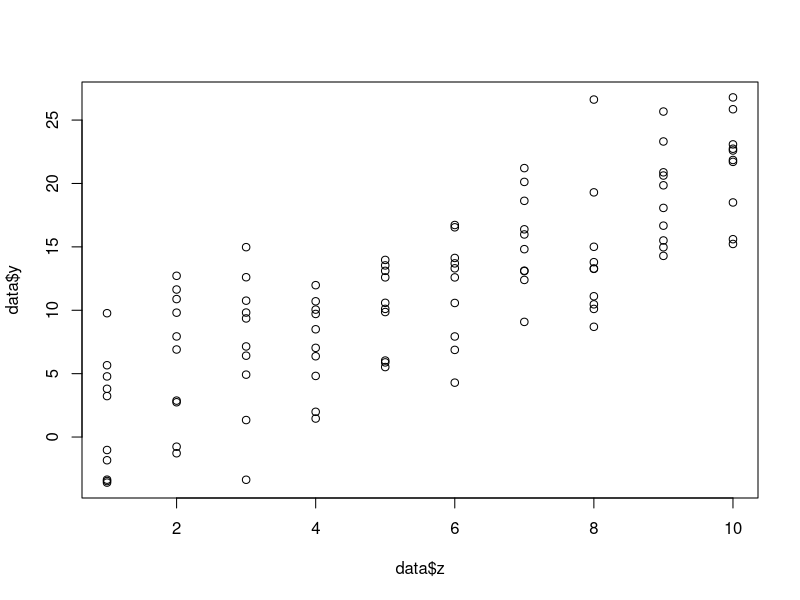
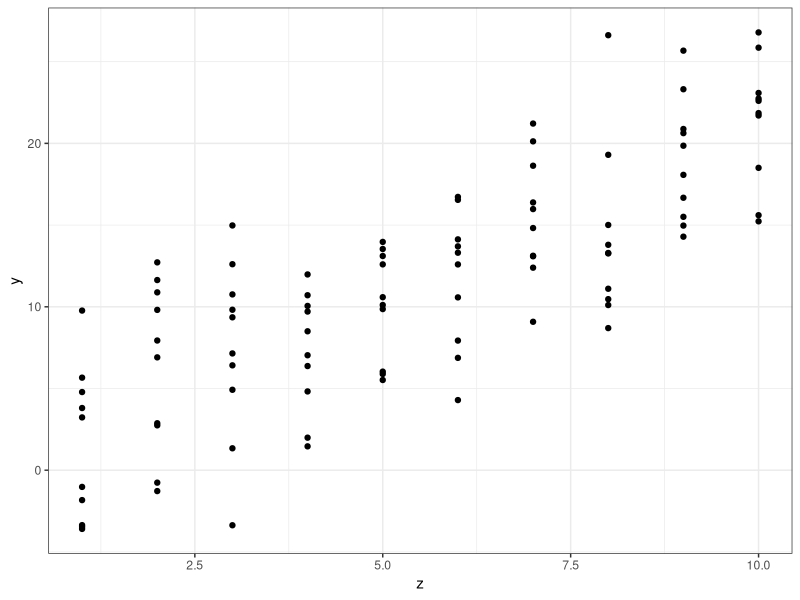
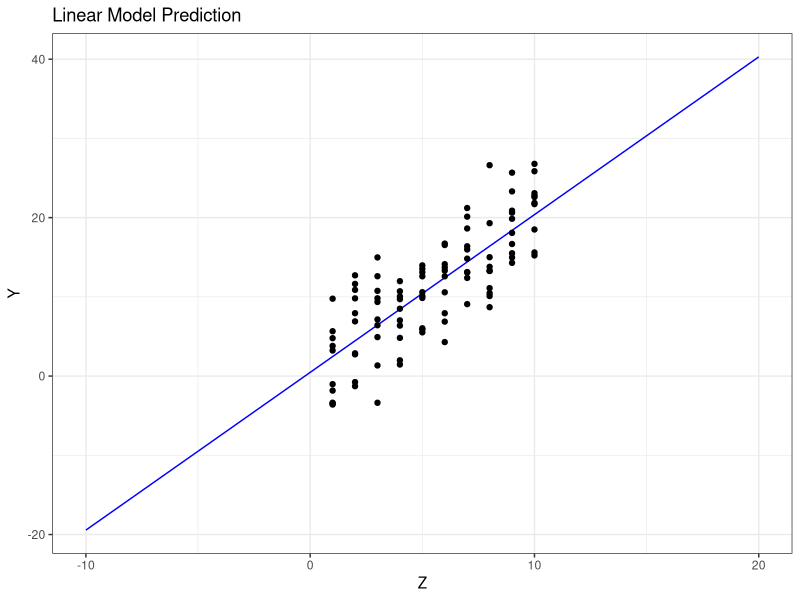
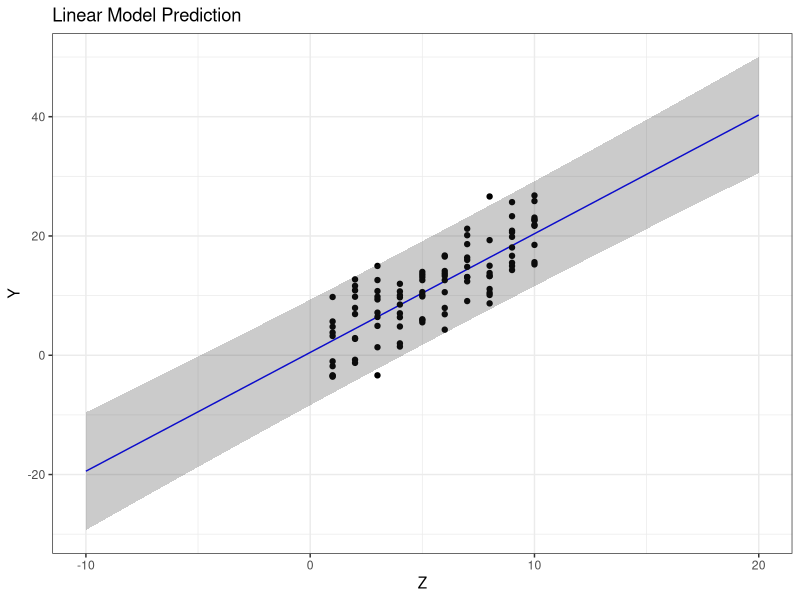
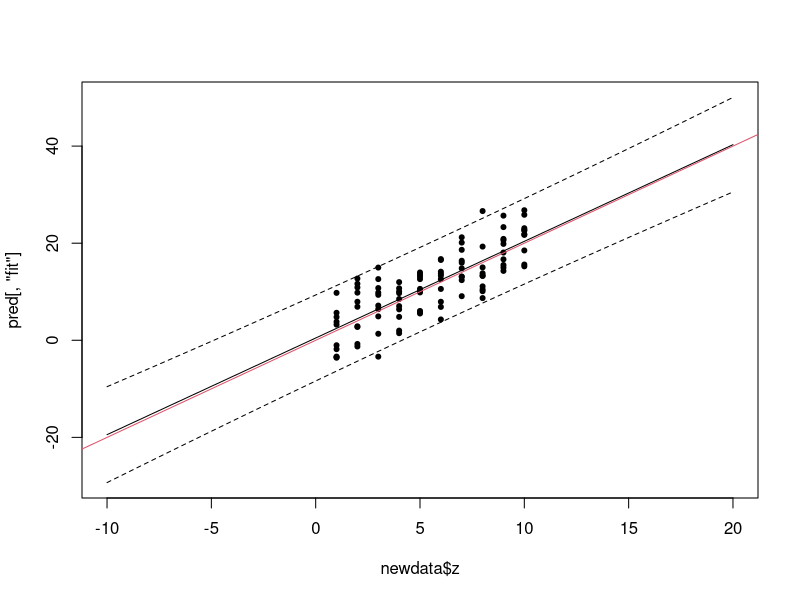
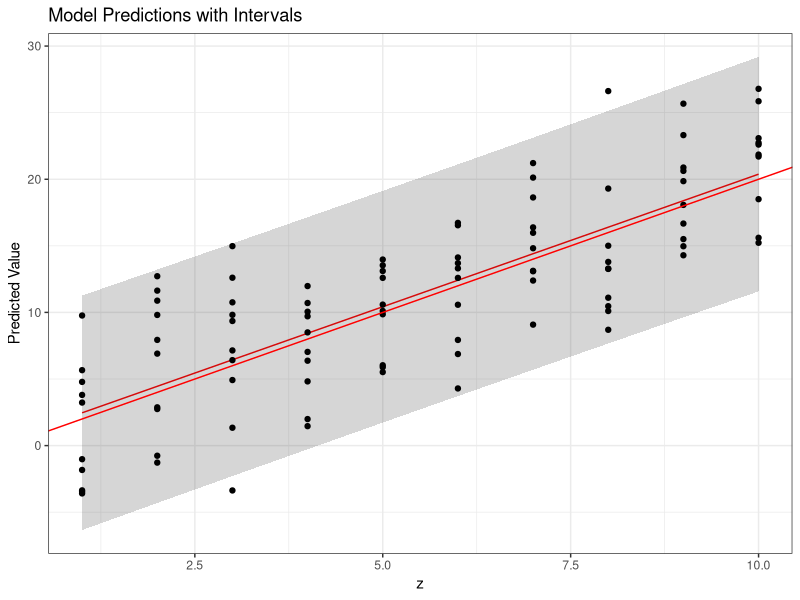
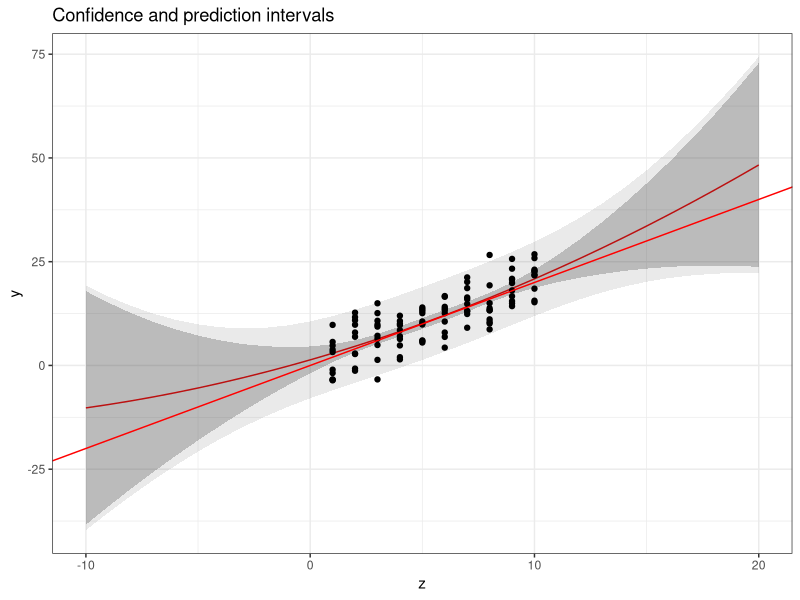
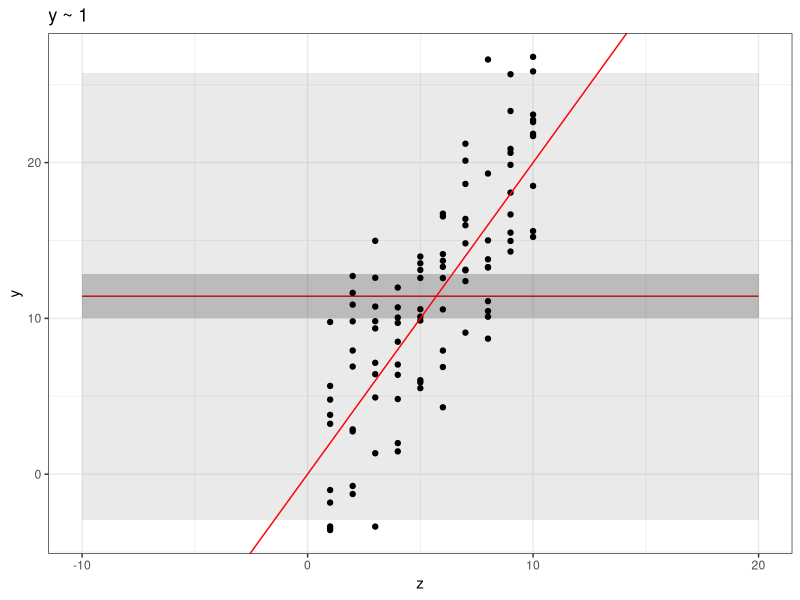

These figures' R source, in order:
## ---- chunk 1
knitr::opts_chunk$set(echo = TRUE)

library(ggplot2)
theme_set(theme_bw())
## ---- chunk 2
z <- rep(1:10, times = 10)
data <- data.frame(z = z, y = 2 * z + rnorm(length(z), sd = 4))
## ---- chunk 3
plot(data$z, data$y)
## ---- chunk 4
ggplot(data) + geom_point(aes(z, y))
## ---- chunk 5
mod <- lm(y ~ z, data)
newdata <- data.frame(z = -10:20)
predicted_model <- predict(mod, newdata)

newdata$predicted_y <- predicted_model

# Now use ggplot2 to visualize
ggplot(newdata, aes(z)) +
  geom_line(aes(y = predicted_y), color = "blue") + # Plot the predicted line
  geom_point(data = data, aes(z, y)) +
  labs(title = "Linear Model Prediction",
       x = "Z",
       y = "Y")
## ---- chunk 6
predicted_model2 <- predict(mod, newdata, interval = "prediction")

# Convert predicted_model2 (matrix) to a data frame and combine it with newdata
pred <- cbind(newdata, predicted_model2)

# Now use ggplot2 to visualize
ggplot(newdata, aes(z)) +
  geom_line(aes(y = predicted_y), color = "blue") + 
  geom_point(data = data, aes(z, y)) +
  labs(title = "Linear Model Prediction",
       x = "Z",
       y = "Y")+
  geom_ribbon(data = pred, aes(x = z, ymin = lwr, ymax = upr), alpha = 0.25)

## ---- chunk 7
plot(newdata$z, pred[, "fit"], type = "l", ylim = range(pred))
lines(newdata$z, pred[, "lwr"], lty = 2)
lines(newdata$z, pred[, "upr"], lty = 2)

points(data$z, data$y, pch = 20)
abline(0, 2, col = 2)
## ---- chunk 8
plot_predictions <- function(model, ata, xname) {
  
  pred <- predict(model, data, interval = "prediction")
  
  newdata_with_preds <- cbind(data, pred)
  
  ggplot(newdata_with_preds, aes_string(x = xname)) +
    geom_line(aes(y = fit), color = "red") +                  # Predicted line
    geom_ribbon(aes(ymin = lwr, ymax = upr), alpha = 0.2) +    # Prediction interval
    labs(title = "Model Predictions with Intervals",
         x = xname,
         y = "Predicted Value")
}
## ---- chunk 9
plot_predictions(mod, newdata, xname = "z") +
  geom_point(data = data, aes(z, y)) +
  geom_abline(intercept = 0, slope = 2, col = "red")
## ---- chunk 10
plot_predictions2 <- function(model, newdata, xname, ylab = "Predicted Value") {
  # Generate predictions with intervals
  pred <- predict(model, newdata, interval = "prediction")
  
  # Combine predictions with newdata
  newdata_with_preds <- cbind(newdata, pred)
  
  # Create the plot
  pl <- ggplot(newdata_with_preds, aes_string(x = xname)) +
    geom_line(aes(y = fit), color = "red") +                  # Predicted line
    geom_ribbon(aes(ymin = lwr, ymax = upr), alpha = 0.1) +    # Prediction interval
    labs(title = "Model Predictions with Intervals",
         x = xname,
         y = ylab)
   # Also add the confidence intervals for the predictor curve
  conf <- cbind(newdata,
                predict(model, newdata, interval = "confidence"))
  pl <- pl +
    geom_ribbon(data = conf,
                aes_string(xname, ymin = "lwr", ymax = "upr"), alpha = 0.25)
}
## ---- chunk 11
mod2 <- lm(y ~ 1 + z + I(z ^ 2), data)

plot_predictions2(mod2, newdata, xname = "z", ylab = "y") +
  geom_point(data = data, aes(z, y)) +
  geom_abline(intercept = 0, slope = 2, col = "red") +
  ggtitle("Confidence and prediction intervals")
## ---- chunk 12
formulas <- c(y ~ 1,
              y ~ z,
              y ~ z + I(z^2),
              y ~ z + I(z^2) + I(z^3))
mods <- lapply(formulas, function(x) lm(x, data))
## ---- chunk 13
for (k in seq_along(formulas)) {
  pl <-
    plot_predictions2(mods[[k]], newdata, xname = "z", ylab = "y") +
      geom_point(data = data, aes(z, y)) +
      geom_abline(intercept = 0, slope = 2, col = "red") +
      ggtitle(as.character(formulas[k]))
  print(pl)
}
